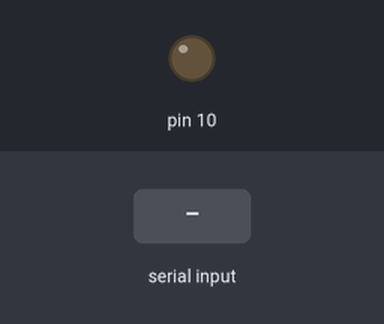
The sketch below on a simulated Arduino Uno, built with avr-gcc and run on an emulated ATmega328P. Shown: output pins drawn as LEDs (lit = HIGH). Wiring (inferred from the names in the program): 4×4 keypad with keys D # 0 * C 9 8 7 B 6 5 4 A 3 2 1: rows pin 5, pin 4, pin 3, pin 2; columns pin 9, pin 8, pin 7, pin 6. The inputs (shaded band) are chosen by the test bench. Pins used as bus, display or sensor lines are not drawn.

Above: at 1.2 s.
1.3 s: "on\n" received over Serial
At 2.9 s:
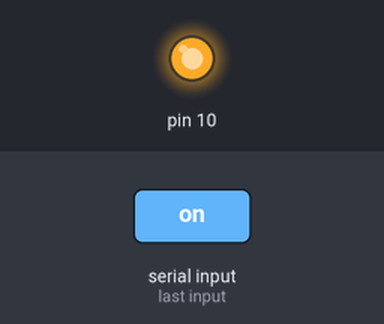
6.2 s: "90,45\n" received over Serial
At 7.9 s:
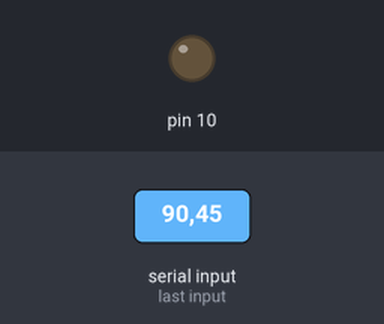
Timing chart, 0 to 9.0 s (numbered marks = the images above; inputs shaded):
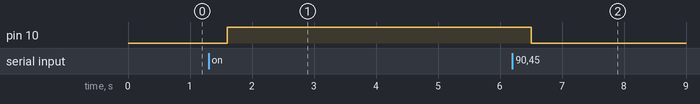

The sketch:

zgaf_arduino_2p.ino
```cpp
#include <IRremote.h>
String statusLight = "off";
unsigned char infrarrojo = 13;
unsigned int password = 1234;
unsigned int pwd = 0;
unsigned int temporal;
IRrecv ir(infrarrojo);
decode_results code;
unsigned char filas[] = {2, 3, 4, 5};
unsigned char columnas[] = {6, 7, 8, 9}; //C1, C2, C3, C4
unsigned char tecla = 1;
bool b_serial = false;
  //L1, L2, L3, L4
bool b_presionado = false;
unsigned char teclaTemporal = 0;

void salidas(unsigned char valor)
{
unsigned char cociente = valor;
unsigned char residuo = 0;
for (unsigned int i = sizeof(filas); i > 0; i--)
{
 residuo = cociente % 2;
cociente = (cociente - residuo) / 2;
if(residuo == 1)
digitalWrite(filas[i-1], HIGH);
else
digitalWrite(filas[i-1], LOW);
}
}
unsigned char entradas()
{
unsigned char valor = 0;
if (digitalRead(columnas[3])) {
valor += 1; }
if (digitalRead(columnas[2])) { valor += 2;
}
if (digitalRead(columnas[1])) {
valor += 4; }
if (digitalRead(columnas[0])) {

valor += 8; }
return valor; }
unsigned char teclado (void) {
unsigned char car;
salidas(0b1110);
car = entradas();
switch(car)
{
case 0b1110: return 'D';
break;
case 0b1101:
return '#'; break;
case 0b1011: return '0';
break;
case 0b0111:
return '*'; break;
} salidas(0b1101); car = entradas(); switch(car) {
case 0b1110: return 'C';
//15 , 0x0F , 0b1111

break;
case 0b1101:
return '9'; break;
case 0b1011: return '8';
break;
case 0b0111:
return '7'; break;
} salidas(0b1011); car = entradas(); switch(car) {
case 0b1110: return 'B';
break;
case 0b1101:
return '6'; break;
case 0b1011: return '5';
break;
case 0b0111:
return '4'; break;
} salidas(0b0111); car = entradas(); switch(car) {

case 0b1110: return 'A';
break;
case 0b1101:
return '3'; break;
case 0b1011: return '2';
break;
case 0b0111:
return '1'; break;
}
return 1; }

void ControlRemoteDecoder(unsigned int codigo) {
switch(codigo) { case 0xFF906F:
pwd = 0; Serial.print("ok"); Serial.write(10);
break;
case 0xFF6897: temporal = pwd; if(temporal < 9999){
temporal *= 10; temporal += 0; if(temporal < 9999) {

pwd = temporal; Serial.print(pwd); Serial.write(10);
} }
break;
case 0xFF30CF: temporal = pwd; if(temporal < 9999){
temporal *= 10; temporal += 1; if(temporal < 9999) {
pwd = temporal; Serial.print(pwd); Serial.write(10);
} }
break;
case 0xFF18E7: temporal = pwd; if(temporal < 9999){
temporal *= 10; temporal += 2; if(temporal < 9999) {
pwd = temporal; Serial.print(pwd); Serial.write(10);
} }
break;

case 0xFF7A85: temporal = pwd; if(temporal < 9999){
temporal *= 10; temporal += 3; if(temporal < 9999) {
pwd = temporal; Serial.print(pwd); Serial.write(10);
} }
break;
case 0xFF10EF: temporal = pwd; if(temporal < 9999){
temporal *= 10; temporal += 4; if(temporal < 9999) {
pwd = temporal; Serial.print(pwd); Serial.write(10);
} }
break;
case 0xFF38C7: temporal = pwd; if(temporal < 9999){
temporal *= 10; temporal += 5; if(temporal < 9999) {

pwd = temporal; Serial.print(pwd); Serial.write(10);
} }
break;
case 0xFF5AA5: temporal = pwd; if(temporal < 9999){
temporal *= 10; temporal += 6; if(temporal < 9999) {
pwd = temporal; Serial.print(pwd); Serial.write(10);
} }
break;
case 0xFF42BD: temporal = pwd; if(temporal < 9999){
temporal *= 10; temporal += 7; if(temporal < 9999) {
pwd = temporal; Serial.print(pwd); Serial.write(10);
} }
break;

case 0xFF4AB5: temporal = pwd; if(temporal < 9999){
temporal *= 10; temporal += 8; if(temporal < 9999) {
pwd = temporal; Serial.print(pwd); Serial.write(10);
} }
break;
case 0xFF52AD: temporal = pwd; if(temporal < 9999){
temporal *= 10; temporal += 9; if(temporal < 9999) {
pwd = temporal; Serial.print(pwd); Serial.write(10);
} }
break; }
}

void setup() {
Serial.begin(9600);
pinMode(10, OUTPUT);
// Control setup
ir.enableIRIn();
for (unsigned char i = 0; i<sizeof(columnas); i++) { pinMode(columnas[i], INPUT_PULLUP);
}
for (unsigned char i = 0; i<sizeof(filas); i++) { pinMode(filas[i], OUTPUT);
} }
void loop() {
// put your main code here, to run repeatedly:
if (ir.decode(&code)) { ControlRemoteDecoder(code.value); ir.resume();
}
tecla = teclado(); if (tecla != 1) {
b_presionado = true;
teclaTemporal = tecla; } else {
if (b_presionado) { b_presionado = false; b_serial = true;

tecla = teclaTemporal; }
}
if(b_serial){
b_serial = false;
if (tecla >= '0' && tecla <= '9') {
if(pwd < 9999) { pwd *= 10;
pwd += (tecla -48);
} Serial.print(pwd); Serial.write(10);
} else {
switch (tecla) {
case 'A':
pwd = 0; Serial.print("ok"); Serial.write(10);
break; }
} }
if (Serial.available() > 0) {
statusLight = Serial.readStringUntil('\n');
delay(300);
if (statusLight == "on") {
digitalWrite(10, HIGH); pwd = 0;


}
else
{
digitalWrite(10, LOW); pwd = 0;
} }
}
```

Measured:
- after the input at 1.3 s, pin 10: LOW → HIGH after 0.30 s
- after the input at 6.2 s, pin 10: HIGH → LOW after 0.31 s
